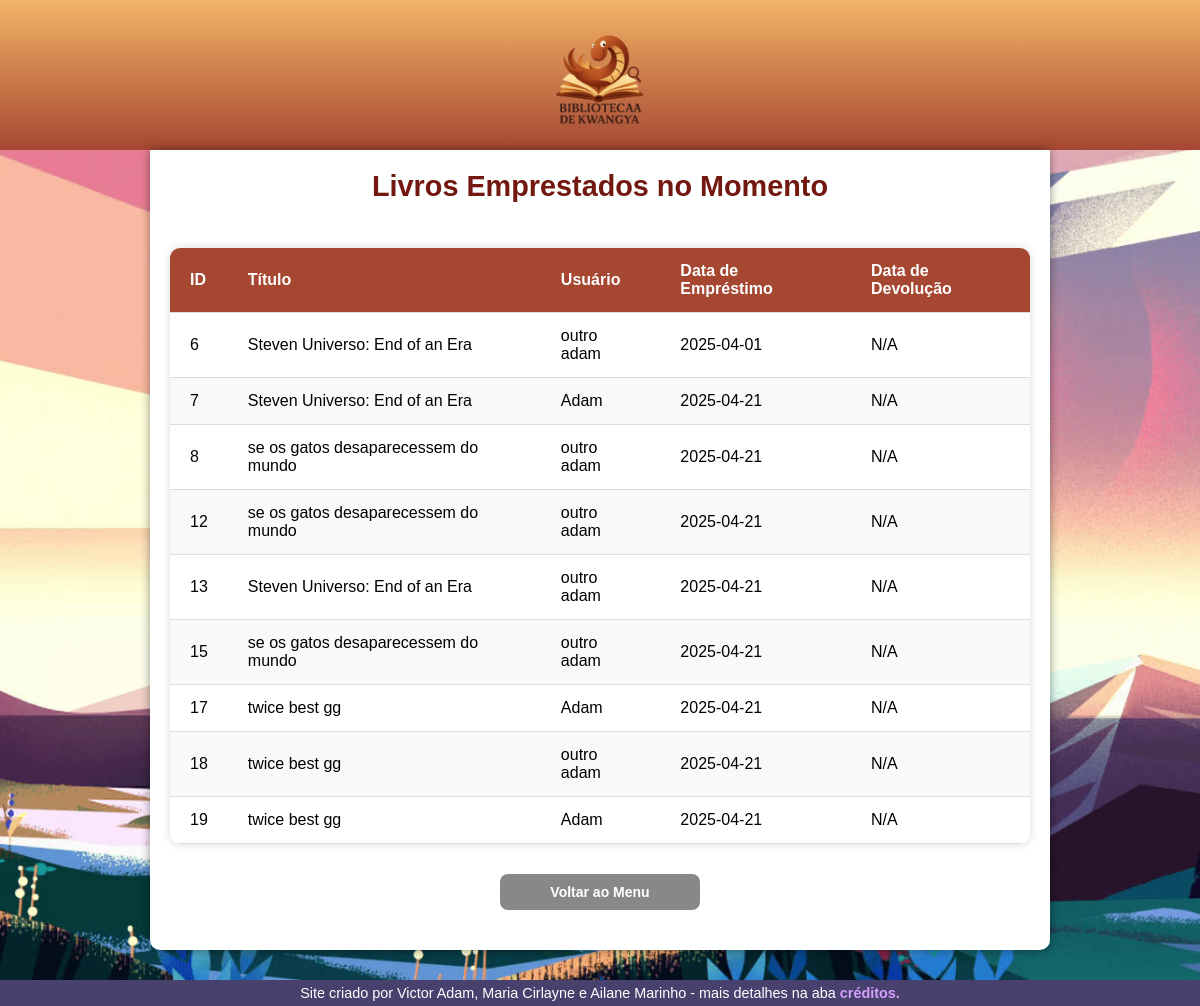
Page /livros_emprestados on the committed database.
### tables this page shows
CREATE TABLE emprestimos(
        id INTEGER PRIMARY KEY AUTOINCREMENT,
        livro_id INTEGER,
        usuario_id INTEGER,
        data_emprestimo DATE,
        data_devolucao DATE,
        FOREIGN KEY (usuario_id) REFERENCES usuarios(id),
        FOREIGN KEY (livro_id) REFERENCES livros(id));

CREATE TABLE livros(
        id INTEGER PRIMARY KEY AUTOINCREMENT,
        titulo TEXT NOT NULL,
        autor TEXT NOT NULL,
        editora TEXT NOT NULL,
        ano DATE);

CREATE TABLE usuarios(
        id INTEGER PRIMARY KEY AUTOINCREMENT,
        nome TEXT NOT NULL,
        email TEXT UNIQUE NOT NULL,
        telefone CHAR(11),
        cpf CHAR(11));

### projeto-002 biblioteca (html)/app.py (the view)
@app.route('/livros_emprestados')
def livros_emprestados():
    emprestimos = exibir_emprestimos_bd()
    return render_template('livros_emprestados.html', emprestimos=emprestimos)

### projeto-002 biblioteca (html)/view.py (called while the page is built)
def connect():
    return sqlite3.connect('bdados.db')

def exibir_emprestimos_bd():
    conn = connect()
    cursor = conn.cursor()
    result = cursor.execute('''
    SELECT emprestimos.id, livros.titulo, usuarios.nome, emprestimos.data_emprestimo, emprestimos.data_devolucao
    FROM livros
    INNER JOIN emprestimos ON livros.id = emprestimos.livro_id
    INNER JOIN usuarios ON usuarios.id = emprestimos.usuario_id
    WHERE emprestimos.data_devolucao IS NULL''').fetchall()
    conn.close()
    return result

### projeto-002 biblioteca (html)/templates/livros_emprestados.html (shortened to what this page needs)
<!DOCTYPE html>
<html lang="pt-BR">
<head>
    <link rel="stylesheet" href="{{ url_for('static', filename='css/style.css') }}">
</head>
<body>
    <header>
        <img src="{{ url_for('static', filename='img/logo.png') }}" alt="Logo da Biblioteca" height="100">
    </header>
    <main>
        <div class="tabela_container">
            <h1>Livros Emprestados no Momento</h1>
            <table class="tabela">
                <thead>
                    <tr>
                        <th>ID</th>
                        <th>Título</th>
                        <th>Usuário</th>
                        <th>Data de Empréstimo</th>
                        <th>Data de Devolução</th>
                    </tr>
                </thead>
                <tbody>
                    {% for emp in emprestimos %}
                    <tr>
                        <td>{{ emp[0] }}</td>
                        <td>{{ emp[1] }}</td>
                        <td>{{ emp[2] }}</td>
                        <td>{{ emp[3] }}</td>
                        <td>{% if emp[4] %}{{ emp[4] }}{% else %}N/A{% endif %}</td>
                    </tr>
                    {% endfor %}
                </tbody>
            </table>
            <a href="{{ url_for('index') }}" class="btn-voltar">Voltar ao Menu</a>
        </div>
    </main>
    <footer>
        Site criado por Victor Adam, Maria Cirlayne e Ailane Marinho - mais detalhes na aba <a href="#">créditos.</a>
    </footer>
</body>
</html>

### projeto-002 biblioteca (html)/static/css/style.css (style rules this page uses)
:root { --cor0: #feffff; --cor1: #FDF3CC; --cor2: #F2B366; --cor3: #A64732; --cor4: #731810; --cor5: #49416D; --fonte-padrao: Arial, Verdana, Helvetica, sans-serif; }
* { margin: 0px; padding: 0px; box-sizing: border-box; }
body { background-image: url(wallpaper2.jpg); background-size: cover; background-position: center; background-repeat: no-repeat; background-attachment: fixed; font-family: var(--fonte-padrao); margin: 0; height: 100vh; }
header { background-image: linear-gradient(to bottom, var(--cor2), var(--cor3)); min-height: 150px; text-align: center; padding-top: 30px; }
header > img { border-bottom: 10px; }
main { background-color: var(--cor0); box-shadow: 0px 0px 10px rgba(0, 0, 0, 0.432); margin: auto; margin-bottom: 30px; padding: 20px; border-radius: 0px 0px 10px 10px; min-width: 300px; max-width: 900px; text-align: center; }
main h1, div h1 { color: var(--cor4); font-family: Arial, Helvetica, sans-serif; font-size: 1.8em; font-weight: bolder; padding-bottom: 15px; text-align: center; }
.btn-voltar { background-color: #888; color: white; padding: 10px; border-radius: 8px; text-decoration: none; font-size: 14px; width: 200px; margin: 20px auto; display: block; text-align: center; font-weight: bold; }
footer { background-color: var(--cor5); color: white; text-align: center; font-size: 0.9em; padding: 5px; }
footer a { color: #d49fff; font-weight: bolder; text-decoration: none; }
.tabela { width: 100%; max-width: 1000px; border-collapse: collapse; margin: 30px auto; font-size: 1rem; border-radius: 10px; overflow: hidden; box-shadow: 0 0 10px rgba(0, 0, 0, 0.15); background-color: var(--cor0); }
.tabela thead { background-color: var(--cor3); color: var(--cor0); font-weight: bold; }
.tabela th, .tabela td { padding: 14px 20px; text-align: left; border-bottom: 1px solid #ddd; }
.tabela tbody tr:nth-child(even) { background-color: #f9f9f9; }

### rows in the picture
emprestimos: id "6", titulo "Steven Universo: End of an Era", nome "outro adam", data_emprestimo "2025-04-01"
emprestimos: id "7", titulo "Steven Universo: End of an Era", nome "Adam", data_emprestimo "2025-04-21"
emprestimos: id "8", titulo "se os gatos desaparecessem do mundo", nome "outro adam", data_emprestimo "2025-04-21"
emprestimos: id "12", titulo "se os gatos desaparecessem do mundo", nome "outro adam", data_emprestimo "2025-04-21"
emprestimos: id "13", titulo "Steven Universo: End of an Era", nome "outro adam", data_emprestimo "2025-04-21"
emprestimos: id "15", titulo "se os gatos desaparecessem do mundo", nome "outro adam", data_emprestimo "2025-04-21"
emprestimos: id "17", titulo "twice best gg", nome "Adam", data_emprestimo "2025-04-21"
emprestimos: id "18", titulo "twice best gg", nome "outro adam", data_emprestimo "2025-04-21"
emprestimos: id "19", titulo "twice best gg", nome "Adam", data_emprestimo "2025-04-21"
